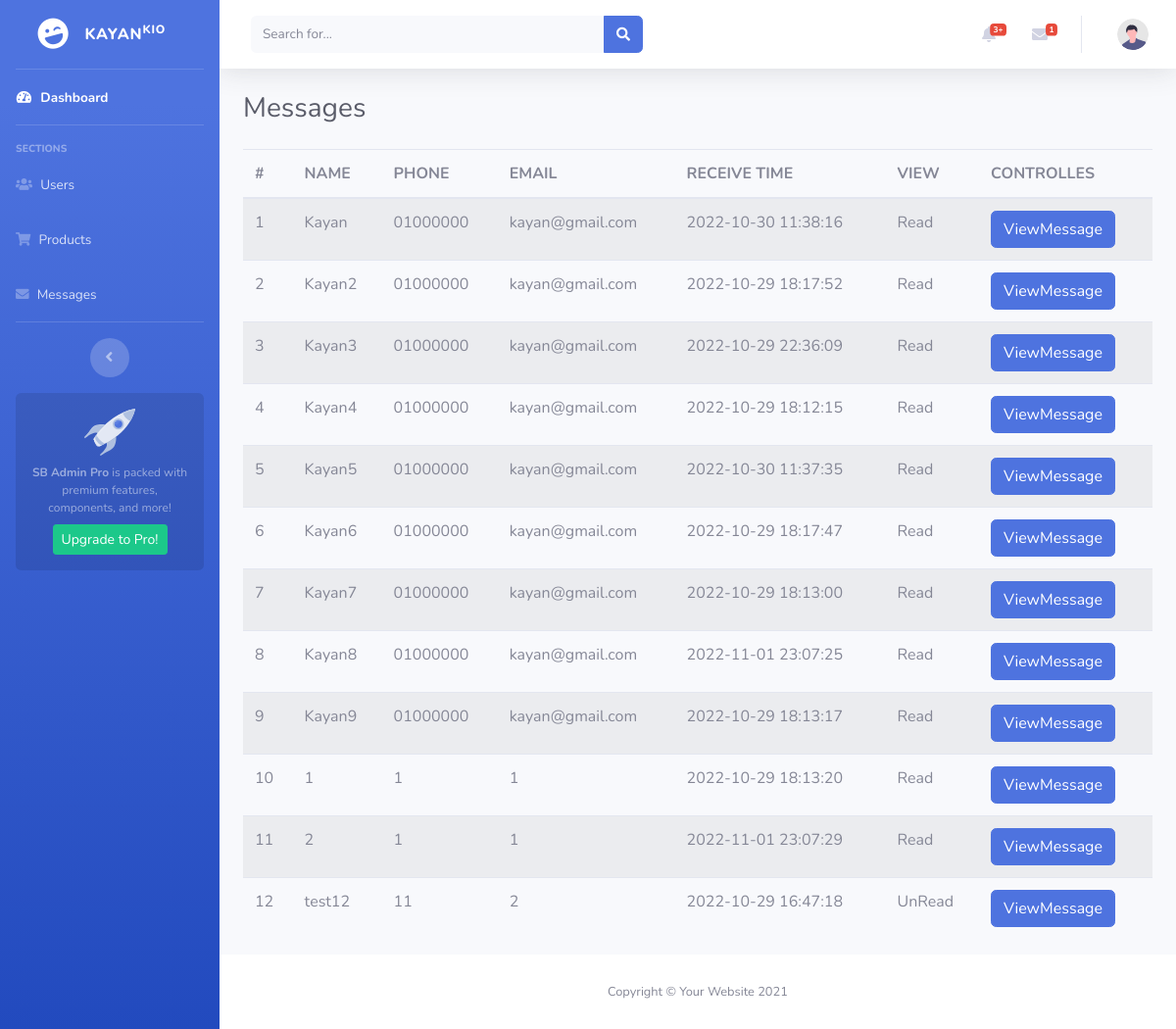
Page /admin/messages.php on the committed database.
### tables this page shows
CREATE TABLE `messages` (
  `id` int(11) NOT NULL,
  `name` varchar(255) NOT NULL,
  `phone` varchar(255) NOT NULL,
  `email` varchar(255) NOT NULL,
  `message` text NOT NULL,
  `view` int(11) NOT NULL,
  `send_time` timestamp NOT NULL DEFAULT current_timestamp() ON UPDATE current_timestamp()
);

### admin/messages.php (the view, shortened to what this page needs)
<?php
include'includes/header.php';
include'includes/sidebar.php';
include'includes/navbar.php';
include_once'functions/connect.php';
?>
<div class="container-fluid">
    <div class="d-sm-flex align-items-center justify-content-between mb-4">
        <h1 class="h3 mb-0 text-gray-800">
            <?php
                if(!isset($_GET['action'])){
                echo('Messages');
                }
            ?></h1>
    </div>
    <div class="row">
        <div class="col-lg-12">
            <table class="table table-striped table-hover">
                <thead>
                    <tr>
                        <th>#</th>
                        <th>NAME</th>
                        <th>PHONE</th>
                        <th>EMAIL</th>
                        <th>RECEIVE TIME</th>
                        <th>VIEW</th>
                        <th>CONTROLLES</th>
                    </tr>
                </thead>
                <tbody>
                <?php
                    $selectMessage="SELECT * FROM messages";
                    $queryMessage=$conn->query($selectMessage);
                    $messageID=1;
                    foreach($queryMessage as $message){
                ?>
                    <tr>
                        <td><?=$messageID++?></td>
                        <td><?=$message['name']?></td>
                        <td><?=$message['phone']?></td>
                        <td><?=$message['email']?></td>
                        <td><?=$message['send_time']?></td>
                        <td><?=$message['view'] == 0 ?'UnRead':'Read'?></td>
                        <td>
                        <button type="button" class="btn btn-primary msgBtn" data-toggle="modal" data-target="#id<?=$message['id']?>" data-id="<?=$message['id']?>">
                          ViewMessage
                        </button>
                        </td>
                    </tr>
                <?php }?>
             </tbody>
        </table>
        </div>
    </div>
</div>
<?php
include'includes/footer.php';
?>

### rows in the picture
messages: name "Kayan", phone "01000000", email "kayan@gmail.com", send_time "2022-10-30 11:38:16", view "Read"
messages: name "Kayan2", phone "01000000", email "kayan@gmail.com", send_time "2022-10-29 18:17:52", view "Read"
messages: name "Kayan3", phone "01000000", email "kayan@gmail.com", send_time "2022-10-29 22:36:09", view "Read"
messages: name "Kayan4", phone "01000000", email "kayan@gmail.com", send_time "2022-10-29 18:12:15", view "Read"
messages: name "Kayan5", phone "01000000", email "kayan@gmail.com", send_time "2022-10-30 11:37:35", view "Read"
messages: name "Kayan6", phone "01000000", email "kayan@gmail.com", send_time "2022-10-29 18:17:47", view "Read"
messages: name "Kayan7", phone "01000000", email "kayan@gmail.com", send_time "2022-10-29 18:13:00", view "Read"
messages: name "Kayan8", phone "01000000", email "kayan@gmail.com", send_time "2022-11-01 23:07:25", view "Read"
messages: name "Kayan9", phone "01000000", email "kayan@gmail.com", send_time "2022-10-29 18:13:17", view "Read"
messages: name "1", phone "1", email "1", send_time "2022-10-29 18:13:20", view "Read"
messages: name "2", phone "1", email "1", send_time "2022-11-01 23:07:29", view "Read"
messages: name "test12", phone "11", email "2", send_time "2022-10-29 16:47:18", view "UnRead"

### other values in the picture
$unreadMsg['total'] "1"
